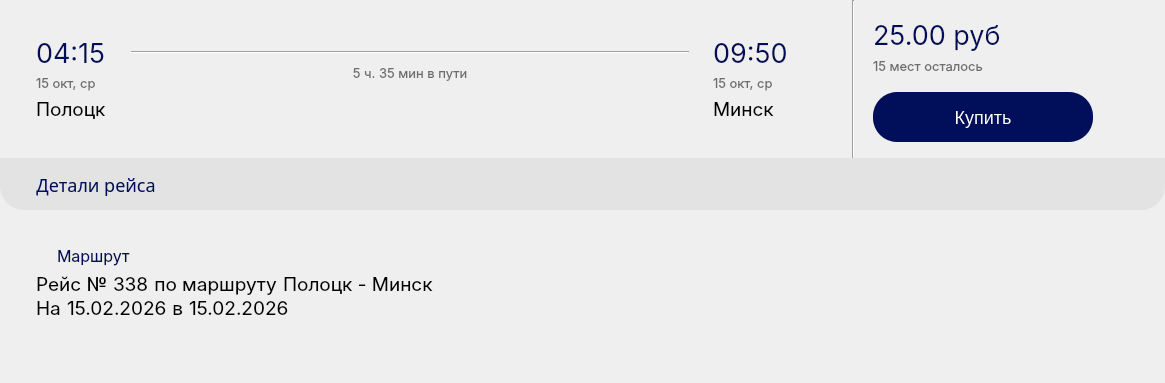
<?xml version="1.0" encoding="UTF-8"?>
<ui version="4.0">
 <class>RouteWidget</class>
 <widget class="QWidget" name="RouteWidget">
  <property name="geometry">
   <rect>
    <x>0</x>
    <y>0</y>
    <width>1165</width>
    <height>383</height>
   </rect>
  </property>
  <property name="sizePolicy">
   <sizepolicy hsizetype="MinimumExpanding" vsizetype="MinimumExpanding">
    <horstretch>0</horstretch>
    <verstretch>0</verstretch>
   </sizepolicy>
  </property>
  <property name="minimumSize">
   <size>
    <width>0</width>
    <height>330</height>
   </size>
  </property>
  <property name="maximumSize">
   <size>
    <width>16777215</width>
    <height>1600</height>
   </size>
  </property>
  <property name="windowTitle">
   <string>Form</string>
  </property>
  <property name="styleSheet">
   <string notr="true">QWidget[objectName^=&quot;roundedWidget&quot;] {
	background-color: #ffffff; 
	border-radius: 24px;
}

QPushButton {
    background-color: #010E59;
	border: none;
	border-radius: 24px;
    color: #ffffff;
    font-family: &quot;Inter Medium&quot;, sans-serif;
    font-size: 18px;
}</string>
  </property>
  <layout class="QVBoxLayout" name="verticalLayout_9">
   <property name="spacing">
    <number>0</number>
   </property>
   <property name="leftMargin">
    <number>0</number>
   </property>
   <property name="topMargin">
    <number>0</number>
   </property>
   <property name="rightMargin">
    <number>0</number>
   </property>
   <property name="bottomMargin">
    <number>0</number>
   </property>
   <item>
    <widget class="QWidget" name="roundedWidget" native="true">
     <property name="minimumSize">
      <size>
       <width>0</width>
       <height>210</height>
      </size>
     </property>
     <property name="maximumSize">
      <size>
       <width>16777215</width>
       <height>210</height>
      </size>
     </property>
     <layout class="QVBoxLayout" name="verticalLayout_6">
      <property name="spacing">
       <number>0</number>
      </property>
      <property name="leftMargin">
       <number>0</number>
      </property>
      <property name="topMargin">
       <number>0</number>
      </property>
      <property name="rightMargin">
       <number>0</number>
      </property>
      <property name="bottomMargin">
       <number>0</number>
      </property>
      <item>
       <layout class="QHBoxLayout" name="horizontalLayout_3">
        <item>
         <layout class="QHBoxLayout" name="horizontalLayout_2">
          <property name="leftMargin">
           <number>36</number>
          </property>
          <property name="topMargin">
           <number>36</number>
          </property>
          <property name="rightMargin">
           <number>64</number>
          </property>
          <property name="bottomMargin">
           <number>36</number>
          </property>
          <item>
           <layout class="QVBoxLayout" name="verticalLayout_3">
            <property name="spacing">
             <number>0</number>
            </property>
            <item>
             <widget class="QLabel" name="departureTime">
              <property name="sizePolicy">
               <sizepolicy hsizetype="Fixed" vsizetype="Preferred">
                <horstretch>0</horstretch>
                <verstretch>0</verstretch>
               </sizepolicy>
              </property>
              <property name="font">
               <font>
                <family>Inter</family>
                <pointsize>20</pointsize>
               </font>
              </property>
              <property name="styleSheet">
               <string notr="true">color: #010E59;</string>
              </property>
              <property name="text">
               <string>04:15</string>
              </property>
             </widget>
            </item>
            <item>
             <widget class="QLabel" name="departureDate">
              <property name="font">
               <font>
                <family>Inter</family>
                <pointsize>10</pointsize>
               </font>
              </property>
              <property name="styleSheet">
               <string notr="true">color: #6D6D6D; </string>
              </property>
              <property name="text">
               <string>15 окт, ср</string>
              </property>
              <property name="alignment">
               <set>Qt::AlignLeading|Qt::AlignLeft|Qt::AlignVCenter</set>
              </property>
             </widget>
            </item>
            <item>
             <widget class="QLabel" name="departurePlace">
              <property name="font">
               <font>
                <family>Inter</family>
                <pointsize>14</pointsize>
               </font>
              </property>
              <property name="text">
               <string>Полоцк</string>
              </property>
             </widget>
            </item>
           </layout>
          </item>
          <item>
           <layout class="QVBoxLayout" name="verticalLayout">
            <property name="spacing">
             <number>0</number>
            </property>
            <item>
             <layout class="QHBoxLayout" name="horizontalLayout_33">
              <property name="spacing">
               <number>0</number>
              </property>
              <property name="topMargin">
               <number>5</number>
              </property>
              <item>
               <widget class="QLabel" name="label_40">
                <property name="sizePolicy">
                 <sizepolicy hsizetype="Fixed" vsizetype="Preferred">
                  <horstretch>0</horstretch>
                  <verstretch>0</verstretch>
                 </sizepolicy>
                </property>
                <property name="minimumSize">
                 <size>
                  <width>24</width>
                  <height>24</height>
                 </size>
                </property>
                <property name="maximumSize">
                 <size>
                  <width>24</width>
                  <height>24</height>
                 </size>
                </property>
                <property name="text">
                 <string/>
                </property>
                <property name="pixmap">
                 <pixmap resource="../resources.qrc">:/icons/icons/circle.png</pixmap>
                </property>
                <property name="scaledContents">
                 <bool>true</bool>
                </property>
               </widget>
              </item>
              <item>
               <widget class="Line" name="line_13">
                <property name="sizePolicy">
                 <sizepolicy hsizetype="Expanding" vsizetype="Fixed">
                  <horstretch>0</horstretch>
                  <verstretch>0</verstretch>
                 </sizepolicy>
                </property>
                <property name="orientation">
                 <enum>Qt::Horizontal</enum>
                </property>
               </widget>
              </item>
              <item>
               <widget class="QLabel" name="label_41">
                <property name="sizePolicy">
                 <sizepolicy hsizetype="Fixed" vsizetype="Preferred">
                  <horstretch>0</horstretch>
                  <verstretch>0</verstretch>
                 </sizepolicy>
                </property>
                <property name="minimumSize">
                 <size>
                  <width>24</width>
                  <height>24</height>
                 </size>
                </property>
                <property name="maximumSize">
                 <size>
                  <width>24</width>
                  <height>24</height>
                 </size>
                </property>
                <property name="text">
                 <string/>
                </property>
                <property name="pixmap">
                 <pixmap resource="../resources.qrc">:/icons/icons/filled-circle.png</pixmap>
                </property>
                <property name="scaledContents">
                 <bool>true</bool>
                </property>
               </widget>
              </item>
             </layout>
            </item>
            <item>
             <widget class="QLabel" name="travelTime_2">
              <property name="font">
               <font>
                <family>Inter</family>
                <pointsize>10</pointsize>
               </font>
              </property>
              <property name="styleSheet">
               <string notr="true">color: #6D6D6D; </string>
              </property>
              <property name="text">
               <string>5 ч. 35 мин в пути</string>
              </property>
              <property name="alignment">
               <set>Qt::AlignCenter</set>
              </property>
             </widget>
            </item>
            <item>
             <spacer name="verticalSpacer">
              <property name="orientation">
               <enum>Qt::Vertical</enum>
              </property>
              <property name="sizeType">
               <enum>QSizePolicy::Minimum</enum>
              </property>
              <property name="sizeHint" stdset="0">
               <size>
                <width>20</width>
                <height>40</height>
               </size>
              </property>
             </spacer>
            </item>
           </layout>
          </item>
          <item>
           <layout class="QVBoxLayout" name="verticalLayout_2">
            <property name="spacing">
             <number>0</number>
            </property>
            <item>
             <widget class="QLabel" name="arivingTime">
              <property name="sizePolicy">
               <sizepolicy hsizetype="Fixed" vsizetype="Preferred">
                <horstretch>0</horstretch>
                <verstretch>0</verstretch>
               </sizepolicy>
              </property>
              <property name="font">
               <font>
                <family>Inter</family>
                <pointsize>20</pointsize>
               </font>
              </property>
              <property name="styleSheet">
               <string notr="true">color: #010E59;</string>
              </property>
              <property name="text">
               <string>09:50</string>
              </property>
             </widget>
            </item>
            <item>
             <widget class="QLabel" name="destinationDate">
              <property name="font">
               <font>
                <family>Inter</family>
                <pointsize>10</pointsize>
               </font>
              </property>
              <property name="styleSheet">
               <string notr="true">color: #6D6D6D; </string>
              </property>
              <property name="text">
               <string>15 окт, ср</string>
              </property>
              <property name="alignment">
               <set>Qt::AlignLeading|Qt::AlignLeft|Qt::AlignVCenter</set>
              </property>
             </widget>
            </item>
            <item>
             <widget class="QLabel" name="destinationPlace">
              <property name="font">
               <font>
                <family>Inter</family>
                <pointsize>14</pointsize>
               </font>
              </property>
              <property name="text">
               <string>Минск</string>
              </property>
             </widget>
            </item>
           </layout>
          </item>
         </layout>
        </item>
        <item>
         <widget class="Line" name="line_12">
          <property name="orientation">
           <enum>Qt::Vertical</enum>
          </property>
         </widget>
        </item>
        <item>
         <layout class="QVBoxLayout" name="verticalLayout_5">
          <property name="spacing">
           <number>12</number>
          </property>
          <property name="leftMargin">
           <number>18</number>
          </property>
          <property name="rightMargin">
           <number>72</number>
          </property>
          <property name="bottomMargin">
           <number>16</number>
          </property>
          <item>
           <layout class="QVBoxLayout" name="verticalLayout_4">
            <property name="spacing">
             <number>0</number>
            </property>
            <property name="leftMargin">
             <number>0</number>
            </property>
            <property name="topMargin">
             <number>18</number>
            </property>
            <item>
             <widget class="QLabel" name="routePrice_label">
              <property name="sizePolicy">
               <sizepolicy hsizetype="Fixed" vsizetype="Preferred">
                <horstretch>0</horstretch>
                <verstretch>0</verstretch>
               </sizepolicy>
              </property>
              <property name="font">
               <font>
                <family>Inter</family>
                <pointsize>20</pointsize>
               </font>
              </property>
              <property name="styleSheet">
               <string notr="true">color: #010E59;</string>
              </property>
              <property name="text">
               <string>25.00 руб</string>
              </property>
             </widget>
            </item>
            <item>
             <widget class="QLabel" name="placeCount_label">
              <property name="font">
               <font>
                <family>Inter</family>
                <pointsize>10</pointsize>
               </font>
              </property>
              <property name="styleSheet">
               <string notr="true">color: #6D6D6D;</string>
              </property>
              <property name="text">
               <string>15 мест осталось</string>
              </property>
             </widget>
            </item>
           </layout>
          </item>
          <item>
           <widget class="QPushButton" name="buyRoute_btn">
            <property name="minimumSize">
             <size>
              <width>220</width>
              <height>0</height>
             </size>
            </property>
            <property name="maximumSize">
             <size>
              <width>330</width>
              <height>50</height>
             </size>
            </property>
            <property name="cursor">
             <cursorShape>PointingHandCursor</cursorShape>
            </property>
            <property name="styleSheet">
             <string notr="true"/>
            </property>
            <property name="text">
             <string>Купить</string>
            </property>
           </widget>
          </item>
         </layout>
        </item>
       </layout>
      </item>
      <item>
       <widget class="QWidget" name="widget" native="true">
        <property name="minimumSize">
         <size>
          <width>0</width>
          <height>48</height>
         </size>
        </property>
        <property name="maximumSize">
         <size>
          <width>16777215</width>
          <height>1600</height>
         </size>
        </property>
        <property name="cursor">
         <cursorShape>UpArrowCursor</cursorShape>
        </property>
        <property name="autoFillBackground">
         <bool>false</bool>
        </property>
        <property name="styleSheet">
         <string notr="true">background-color: rgba(109, 109, 109, 0.09);
border-bottom-left-radius: 24px;
border-bottom-right-radius: 24px;</string>
        </property>
        <layout class="QHBoxLayout" name="horizontalLayout">
         <property name="spacing">
          <number>6</number>
         </property>
         <property name="leftMargin">
          <number>36</number>
         </property>
         <property name="topMargin">
          <number>3</number>
         </property>
         <property name="rightMargin">
          <number>0</number>
         </property>
         <property name="bottomMargin">
          <number>0</number>
         </property>
         <item>
          <widget class="QPushButton" name="pushButton">
           <property name="font">
            <font>
             <family>Inter-Regular</family>
             <pointsize>-1</pointsize>
            </font>
           </property>
           <property name="styleSheet">
            <string notr="true">background-color: transparent;
color: #010E59;
font-family: Inter-Regular;
font-size: 12;</string>
           </property>
           <property name="text">
            <string>Детали рейса</string>
           </property>
          </widget>
         </item>
         <item>
          <widget class="QLabel" name="routeDetail_arrow">
           <property name="styleSheet">
            <string notr="true">background-color: transparent;</string>
           </property>
           <property name="text">
            <string/>
           </property>
           <property name="pixmap">
            <pixmap resource="../resources.qrc">:/icons/icons/arrow-down.png</pixmap>
           </property>
          </widget>
         </item>
         <item>
          <spacer name="horizontalSpacer">
           <property name="orientation">
            <enum>Qt::Horizontal</enum>
           </property>
           <property name="sizeHint" stdset="0">
            <size>
             <width>974</width>
             <height>20</height>
            </size>
           </property>
          </spacer>
         </item>
        </layout>
       </widget>
      </item>
     </layout>
    </widget>
   </item>
   <item>
    <widget class="QWidget" name="roundedWidget_routeDetail" native="true">
     <property name="sizePolicy">
      <sizepolicy hsizetype="Preferred" vsizetype="Expanding">
       <horstretch>0</horstretch>
       <verstretch>0</verstretch>
      </sizepolicy>
     </property>
     <property name="autoFillBackground">
      <bool>false</bool>
     </property>
     <property name="styleSheet">
      <string notr="true">border-top-left-radius: 0;
border-top-right-radius: 0;
</string>
     </property>
     <layout class="QVBoxLayout" name="verticalLayout_8">
      <property name="leftMargin">
       <number>36</number>
      </property>
      <property name="topMargin">
       <number>36</number>
      </property>
      <item>
       <layout class="QHBoxLayout" name="horizontalLayout_6">
        <item>
         <widget class="QLabel" name="label">
          <property name="minimumSize">
           <size>
            <width>15</width>
            <height>20</height>
           </size>
          </property>
          <property name="maximumSize">
           <size>
            <width>15</width>
            <height>20</height>
           </size>
          </property>
          <property name="text">
           <string/>
          </property>
          <property name="pixmap">
           <pixmap resource="../resources.qrc">:/icons/icons/geo2.png</pixmap>
          </property>
          <property name="scaledContents">
           <bool>true</bool>
          </property>
         </widget>
        </item>
        <item>
         <widget class="QLabel" name="label_6">
          <property name="font">
           <font>
            <family>Inter</family>
            <pointsize>12</pointsize>
           </font>
          </property>
          <property name="styleSheet">
           <string notr="true">background-color: transparent;
color: #010E59;
</string>
          </property>
          <property name="text">
           <string>Маршрут</string>
          </property>
         </widget>
        </item>
       </layout>
      </item>
      <item>
       <layout class="QVBoxLayout" name="verticalLayout_7">
        <property name="spacing">
         <number>0</number>
        </property>
        <item>
         <layout class="QHBoxLayout" name="horizontalLayout_4">
          <property name="spacing">
           <number>0</number>
          </property>
          <item>
           <widget class="QLabel" name="label_2">
            <property name="font">
             <font>
              <family>Inter</family>
              <pointsize>14</pointsize>
             </font>
            </property>
            <property name="text">
             <string>Рейс № </string>
            </property>
           </widget>
          </item>
          <item>
           <widget class="QLabel" name="routeNumber">
            <property name="font">
             <font>
              <family>Inter</family>
              <pointsize>14</pointsize>
             </font>
            </property>
            <property name="text">
             <string>338</string>
            </property>
           </widget>
          </item>
          <item>
           <widget class="QLabel" name="label_3">
            <property name="font">
             <font>
              <family>Inter</family>
              <pointsize>14</pointsize>
             </font>
            </property>
            <property name="text">
             <string> по маршруту </string>
            </property>
           </widget>
          </item>
          <item>
           <widget class="QLabel" name="route">
            <property name="font">
             <font>
              <family>Inter</family>
              <pointsize>14</pointsize>
             </font>
            </property>
            <property name="text">
             <string>Полоцк - Минск</string>
            </property>
           </widget>
          </item>
          <item>
           <spacer name="horizontalSpacer_2">
            <property name="orientation">
             <enum>Qt::Horizontal</enum>
            </property>
            <property name="sizeHint" stdset="0">
             <size>
              <width>40</width>
              <height>20</height>
             </size>
            </property>
           </spacer>
          </item>
         </layout>
        </item>
        <item>
         <layout class="QHBoxLayout" name="horizontalLayout_5">
          <property name="spacing">
           <number>0</number>
          </property>
          <item>
           <widget class="QLabel" name="label_4">
            <property name="font">
             <font>
              <family>Inter</family>
              <pointsize>14</pointsize>
             </font>
            </property>
            <property name="text">
             <string>На </string>
            </property>
           </widget>
          </item>
          <item>
           <widget class="QLabel" name="routeDate">
            <property name="font">
             <font>
              <family>Inter</family>
              <pointsize>14</pointsize>
             </font>
            </property>
            <property name="text">
             <string>15.02.2026</string>
            </property>
           </widget>
          </item>
          <item>
           <widget class="QLabel" name="label_5">
            <property name="font">
             <font>
              <family>Inter</family>
              <pointsize>14</pointsize>
             </font>
            </property>
            <property name="text">
             <string> в </string>
            </property>
           </widget>
          </item>
          <item>
           <widget class="QLabel" name="departureTime_2">
            <property name="font">
             <font>
              <family>Inter</family>
              <pointsize>14</pointsize>
             </font>
            </property>
            <property name="text">
             <string>15.02.2026</string>
            </property>
           </widget>
          </item>
          <item>
           <spacer name="horizontalSpacer_3">
            <property name="orientation">
             <enum>Qt::Horizontal</enum>
            </property>
            <property name="sizeHint" stdset="0">
             <size>
              <width>40</width>
              <height>20</height>
             </size>
            </property>
           </spacer>
          </item>
         </layout>
        </item>
       </layout>
      </item>
      <item>
       <layout class="QVBoxLayout" name="stopsLayout"/>
      </item>
      <item>
       <spacer name="verticalSpacer_2">
        <property name="orientation">
         <enum>Qt::Vertical</enum>
        </property>
        <property name="sizeHint" stdset="0">
         <size>
          <width>20</width>
          <height>40</height>
         </size>
        </property>
       </spacer>
      </item>
     </layout>
    </widget>
   </item>
  </layout>
 </widget>
 <resources>
  <include location="../resources.qrc"/>
 </resources>
 <connections/>
</ui>
